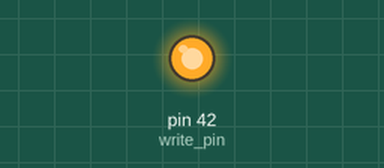
The program below on a simulated MicroPython board. Shown: output pins drawn as LEDs (lit = HIGH). Pins used as bus, display or sensor lines are not drawn. At 11.0 s the program stops and its outputs stay as they are.

Above: at 0.1 s.
Timing chart, 0 to 1.6 s (numbered marks = the images above):
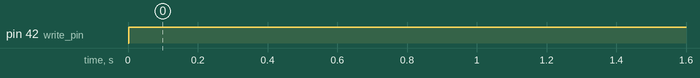

The program:

demo_text.py
```python
"""Demo text"""
from hpdl import Display
from time import sleep

data_pins = [0, 1, 2, 3, 4, 5, 6]  # D0 - D6
digit_pins = [40, 41]  # A0 - A1
write_pin = 42
display = Display(data_pins, digit_pins, write_pin)

display.write_text("ABCD")
sleep(3)

display.write_text("$@?_")
sleep(3)

display.write_text("0123")
sleep(2)

display.clear()
display.write_text("123", 1)
sleep(1)

display.clear()
display.write_text("23", 2)
sleep(1)

display.clear()
display.write_text("3", 3)
sleep(1)

display.clear()
```

hpdl.py
```python
"""HPDL-1414 Four Character Smart Alphanumeric Display Driver.

Pinout:
    1 = Data 5
    2 = Data 4
    3 = Write
    4 = Address 1
    5 = Address 0
    6 = 3.3V
    7 = Ground
    8 = Data 0
    9 = Data 1
    10 = Data 2
    11 = Data 3
    12 = Data 6
"""
from machine import Pin  # type: ignore
from time import sleep_us  # type: ignore


class Display(object):
    """HPDL Display Driver."""

    def __init__(self, data_pins, digit_pins, write_pin, digits=4):
        """Constructor for display driver.

        Args:
            data_pins([Pin]): List of data pins
            digit_pins([Pin]): List of digit pins
            write_pin(Pin): Write pin
            digits(int): Number of digits
        """
        self.data_pins = [Pin(p, Pin.OUT) for p in data_pins]
        self.digit_pins = [Pin(p, Pin.OUT) for p in digit_pins]
        self.write_pin = Pin(write_pin, Pin.OUT)
        self.write_pin.value(1)  # Write pin normally high
        self.digits = digits

    def clear(self):
        """Clear the display."""
        for digit in range(self.digits):
            self._write_raw("0000000", digit)

    def write_digit(self, character, digit):
        """Writes a character to the specified zero-based digit.

        Args:
            character(string): The character to write
            digit(int): The digit place to write (0-3 left to right)
        """
        # Ensure digit is valid
        assert (0 <= digit <= self.digits
                ), f"Error: digit {digit} > # of digits {self.digits}"
        ordinal = ord(character)
        # Ensure character in A-Z, 0-9, and  !"#$%&'<>*+,-./:;<=>?[/]^_
        assert (ordinal in range(ord(" "), ord("_") + 1)
                ), f"Error: character: {character} not in character set."
        data = f"{ordinal:07b}"  # Convert to 7 digit byte string
        self._write_raw(data, digit)

    def _write_raw(self, data, digit):
        """Write raw data to display.

        Args:
            data(str): The byte string to write
            digit(int): The digit place to write (0-3 left to right)
        """
        # Set data pins in LSB order
        for index, pin in enumerate(self.data_pins):
            pin.value(int(data[(len(self.data_pins) - 1) - index]))

        # Set digit address pin (reverse order to 0-3 instead of 3-0)
        for index, pin in enumerate(self.digit_pins):
            pin.value((((self.digits - 1) - digit) >> index) & 1)

        # Toggle write pin
        self.write_pin(0)
        sleep_us(1)
        self.write_pin(1)
        sleep_us(1)

    def write_text(self, text, position=0):
        """Write text to the display.

        Args:
            text(string): Text to write to display
            position(int): Starting digit 0-3 (left to right)
        """
        # Ensure text will fit
        assert (position + len(text) <= self.digits
                ), f"Text too long to fit at position {position}."
        for index, char in enumerate(text):
            self.write_digit(char, index + position)
```

Measured:
- by itself, pin 42 (write_pin): LOW → HIGH at 0.00 s
